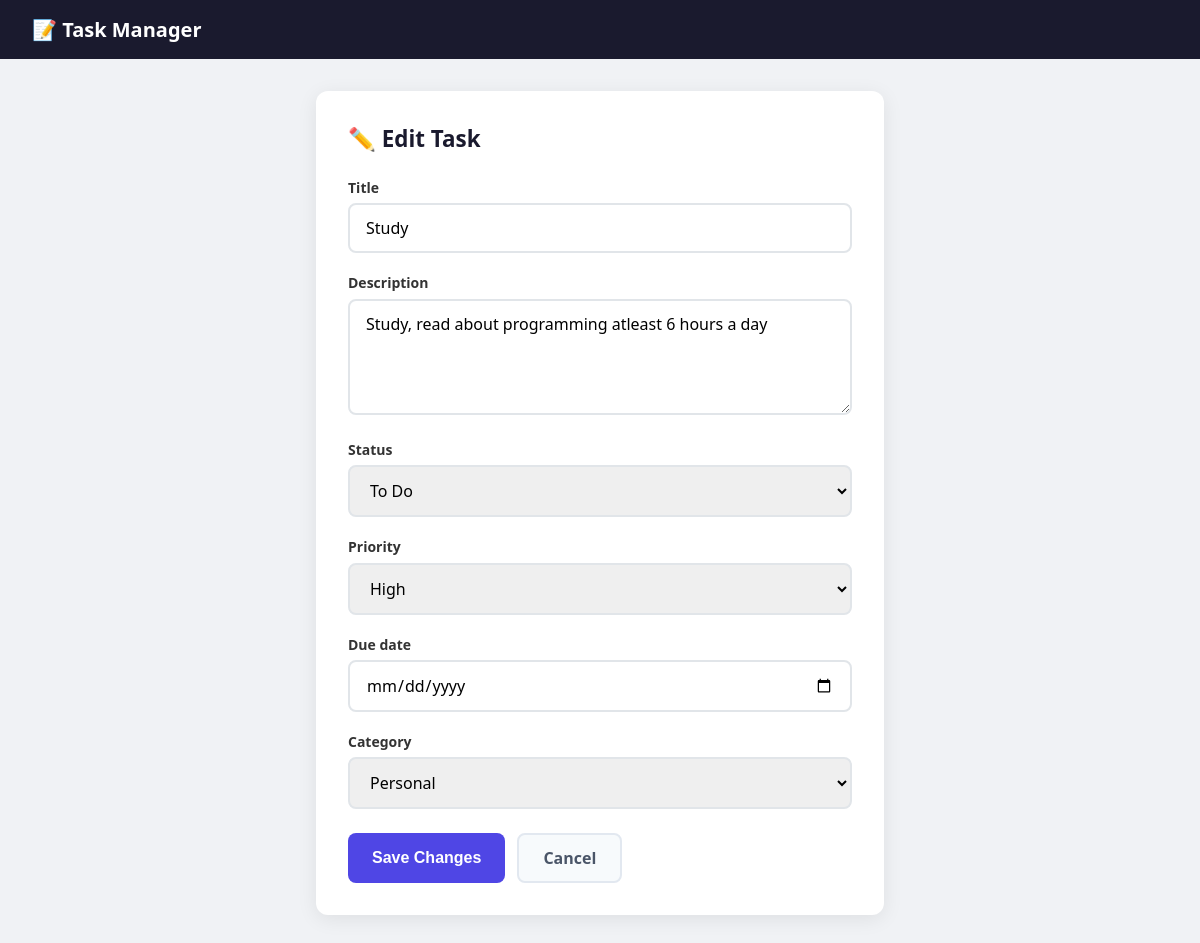
The app's page /6/edit/ (signed in) with its own data.
### tasks/models.py (models this page shows, shortened)
class Task(models.Model):
    STATUS_CHOICES = [
        ('todo',        'To Do'),
        ('in_progress', 'In Progress'),
        ('done',        'Done'),
    ]
    PRIORITY_CHOICES = [
        ('low',    'Low'),
        ('medium', 'Medium'),
        ('high',   'High'),
    ]
    user        = models.ForeignKey(User, on_delete=models.CASCADE, related_name='tasks')
    title       = models.CharField(max_length=200)
    description = models.TextField(blank=True)
    status      = models.CharField(max_length=20, choices=STATUS_CHOICES, default='todo')
    created_at  = models.DateTimeField(auto_now_add=True)
    updated_at  = models.DateTimeField(auto_now=True)
    priority    = models.CharField(
                    max_length=10,
                    choices=PRIORITY_CHOICES,
                    default='medium'
                  )
    due_date    = models.DateField(null=True, blank=True)
    category    = models.ForeignKey(
                    Category,
                    on_delete=models.SET_NULL,
                    null=True,
                    blank=True,
                    related_name='tasks'
                  )
    class Meta:
        ordering = ['-created_at']

### tasks/views.py (the view, shortened to what this page needs)
# urls.py: path('<int:pk>/edit/',   views.TaskUpdateView.as_view(), name='task_edit'),
class TaskUpdateView(LoginRequiredMixin, UpdateView):
    model         = Task
    form_class    = TaskForm
    template_name = 'tasks/task_form.html'
    def get_queryset(self):
        return Task.objects.filter(user=self.request.user)
    def get_form_kwargs(self):
        kwargs = super().get_form_kwargs()
        kwargs['user'] = self.request.user       # pass user to form __init__
        return kwargs

### tasks/models.py (called while the page is built)
    def __str__(self):
        return self.name

### tasks/templates/tasks/task_form.html (shortened to what this page needs)
<!DOCTYPE html>
<html lang="en">
<head>
</head>
<body>
<nav class="navbar">
    <a href="{% url 'tasks:task_list' %}" class="navbar-brand">📝 Task Manager</a>
</nav>
<div class="container">
    <div class="form-card">
        <h2 class="form-title">
            {% if object %}✏️ Edit Task{% else %}➕ New Task{% endif %}
        </h2>
        <form method="POST">
            {% for field in form %}
                <div class="form-group">
                    <label for="{{ field.id_for_label }}">{{ field.label }}</label>
                    {{ field }}
                </div>
            {% endfor %}
            <div class="form-actions">
                <button type="submit" class="btn-primary">
                    {% if object %}Save Changes{% else %}Create Task{% endif %}
                </button>
                <a href="{% url 'tasks:task_list' %}" class="btn-secondary">Cancel</a>
            </div>
        </form>
    </div>
</div>
</body>
</html>

### tasks/templates/tasks/task_form.html (style rules this page uses)
* { margin: 0; padding: 0; box-sizing: border-box; }
body { font-family: 'Segoe UI', sans-serif; background: #f0f2f5; min-height: 100vh; }
.navbar { background: #1a1a2e; padding: 1rem 2rem; display: flex; justify-content: space-between; align-items: center; }
.navbar-brand { color: white; font-size: 1.25rem; font-weight: 700; text-decoration: none; }
.container { max-width: 600px; margin: 2rem auto; padding: 0 1rem; }
.form-card { background: white; border-radius: 12px; padding: 2rem; box-shadow: 0 4px 20px rgba(0,0,0,0.08); }
.form-title { font-size: 1.4rem; font-weight: 700; color: #1a1a2e; margin-bottom: 1.5rem; }
.form-group { margin-bottom: 1.25rem; }
label { display: block; font-weight: 600; color: #333; margin-bottom: 0.4rem; font-size: 0.875rem; }
.form-control { width: 100%; padding: 0.75rem 1rem; border: 2px solid #e1e5e9; border-radius: 8px; font-size: 1rem; transition: border-color 0.2s; outline: none; font-family: inherit; }
.form-actions { display: flex; gap: 0.75rem; margin-top: 1.5rem; }
.btn-primary { padding: 0.75rem 1.5rem; background: #4f46e5; color: white; border: none; border-radius: 8px; font-size: 1rem; font-weight: 600; cursor: pointer; transition: background 0.2s; }
.btn-secondary { padding: 0.75rem 1.5rem; background: #f7fafc; color: #4a5568; border: 2px solid #e2e8f0; border-radius: 8px; font-size: 1rem; font-weight: 600; text-decoration: none; transition: all 0.2s; }

### records on screen
Task: form "Study" "Study, read about programming atleast 6 hours a day" "To Do" "High" "Personal"

### other values on screen
{{ field.label }} "Title" "Description" "Status" "Priority" "Due date" "Category"
